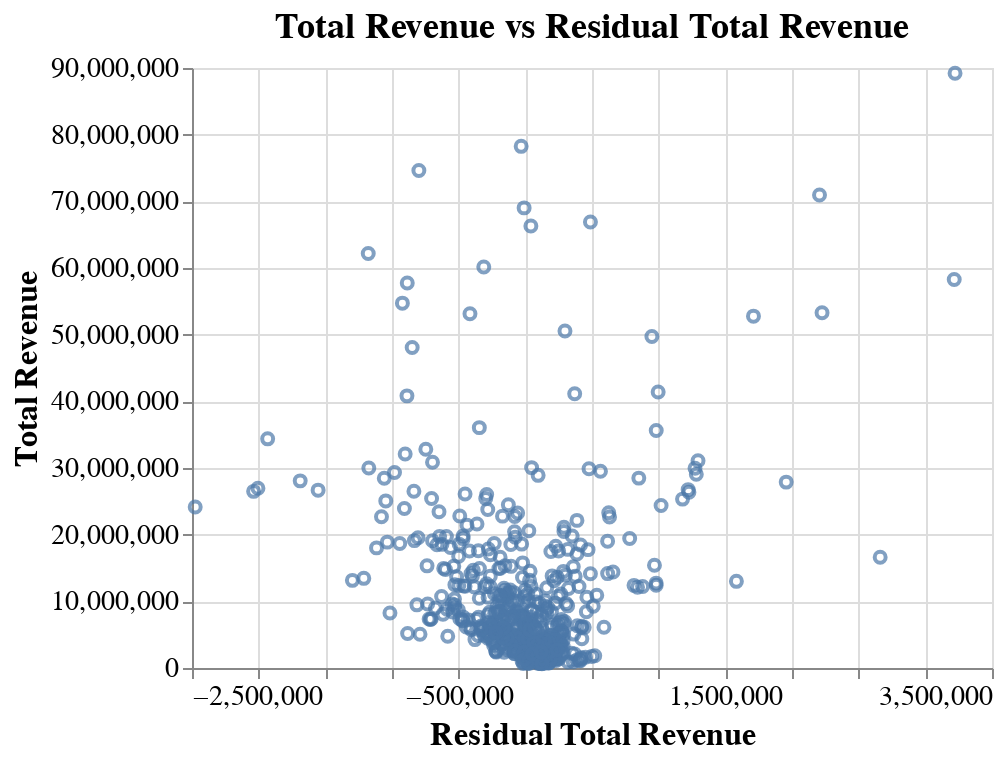

The cell this chart's notebook holds for it:
### Code cell
# Residual Plot
tidy_df = training_data.copy()
tidy_df['Residual Total Revenue'] = y_train-y_fitted

alt.Chart(tidy_df).mark_point().encode(
    y = alt.Y('total_revenue', title='Total Revenue'),
    x = alt.X('Residual Total Revenue')
).properties(
    title='Total Revenue vs Residual Total Revenue'
).configure_title(fontSize = 18).configure_axis(
    labelFontSize = 14,
    titleFontSize = 16
)

### Figure 1 — Vega-Lite specification as saved in the notebook (floating-point values rounded to 4 significant figures; data arrays with more than 128 entries replaced by an {"elided": "..."} marker saying what was removed)
{"config": {"view": {"continuousWidth": 400, "continuousHeight": 300}, "axis": {"labelFontSize": 14, "titleFontSize": 16}, "title": {"fontSize": 18}}, "data": {"name": "data-ca2b1219443f3474cd7d9988740635bb"}, "mark": "point", "encoding": {"x": {"type": "quantitative", "field": "Residual Total Revenue"}, "y": {"type": "quantitative", "field": "total_revenue", "title": "Total Revenue"}}, "title": "Total Revenue vs Residual Total Revenue", "$schema": "https://vega.github.io/schema/vega-lite/v4.8.1.json", "datasets": {"data-ca2b1219443f3474cd7d9988740635bb": {"elided": "612 records"}}}
